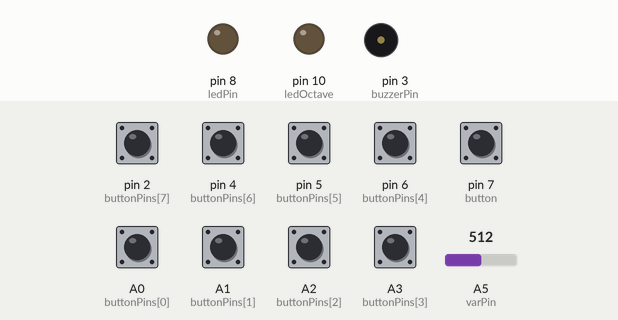
A sketch run on a simulated Arduino Uno, built with avr-gcc and run on an emulated ATmega328P. Parts: output pins drawn as LEDs (lit = HIGH), buzzer (waves = sounding). The inputs (shaded band) are chosen by the test bench; at power-on: A0 (buttonPins[0]), A1 (buttonPins[1]), A2 (buttonPins[2]), A3 (buttonPins[3]), pin 2 (buttonPins[7]), pin 4 (buttonPins[6]), pin 5 (buttonPins[5]), pin 6 (buttonPins[4]), pin 7 (button) HIGH, A5 (varPin) = 512.

Above: at 1.2 s.
1.3 s: pin 2 (buttonPins[7]) pulled LOW for 0.15 s
At 1.58 s:
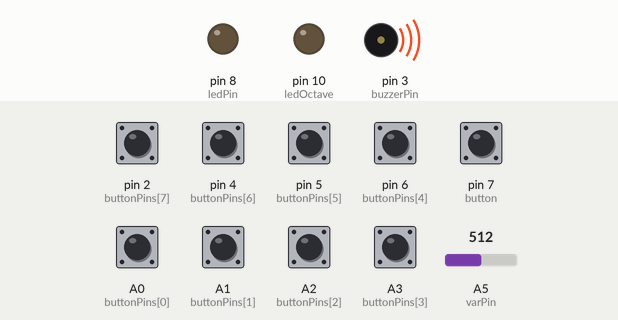
3.2 s: pin 7 (button) pulled LOW for 0.15 s
At 4.4 s:
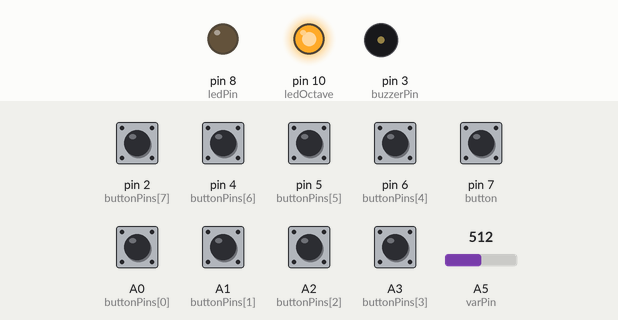
4.8 s: pin 4 (buttonPins[6]) pulled LOW for 0.15 s
At 5.08 s:
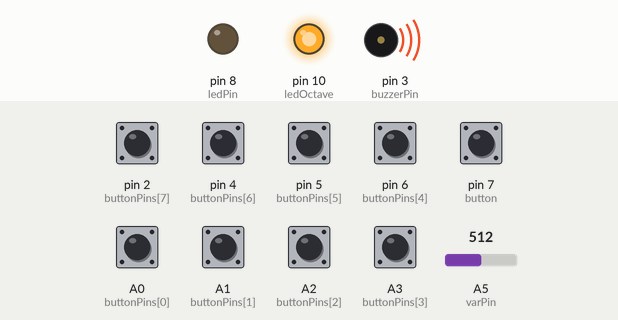
6.6 s: pin 7 (button) pulled LOW for 1 s
At 7.0 s:
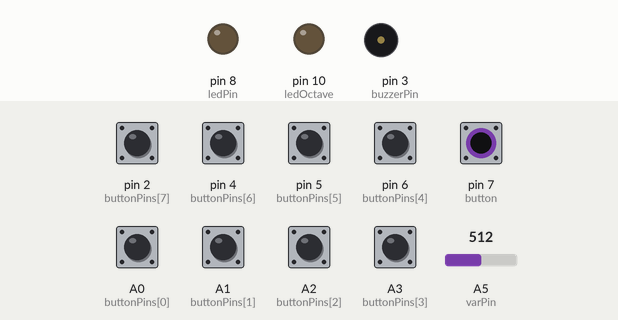
Timing chart, 0 to 9.6 s (numbered marks = the images above; inputs shaded):
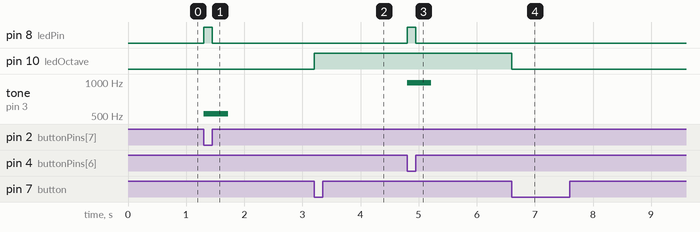

The sketch:

mechanicalPiano.ino
```cpp
#include <Arduino.h>

// Musical notes and their corresponding frequencies (Hz)
const int nC4 = 262;
const int nD4 = 294;
const int nE4 = 330;
const int nF4 = 349;
const int nG4 = 392;
const int nA4 = 440;
const int nB4 = 494;
const int nC5 = 523;

// Pin assignments for buttoms, LEDs, and buzzer
// MAKE SURE TO FILL IN THE BUTTON AND LED PIN ARRAYS WITH THE CORRECT PIN NUMBERS
const int buttonPins[] = {A0, A1, A2, A3, 6, 5, 4, 2};
const int notes[] = {nC4, nD4, nE4, nF4, nG4, nA4, nB4, nC5};

const int ledPin = 8;
const int varPin = A5;
const int buzzerPin = 3;
int noteDuration = 0;
int length = 0;

const int ledOctave = 10;
const int button = 7;
bool octave = false;

void setup() {
    // Iterates over the provided lists and initialises the pins for input/output
    length = sizeof(buttonPins) / sizeof(buttonPins[0]);
    for (int i = 0; i < length; i++) {
        pinMode(buttonPins[i], INPUT_PULLUP);
    }

    pinMode(ledPin, OUTPUT);
    digitalWrite(ledPin, LOW);

    pinMode(button, INPUT_PULLUP);

    pinMode(ledOctave, OUTPUT);
    digitalWrite(ledOctave, LOW);

    pinMode(buzzerPin, OUTPUT);
    pinMode(varPin, INPUT);

    // varPin connection
    Serial.begin(9600);
}

void loop() {
    noteDuration = map(analogRead(varPin), 0, 1023, 50, 500);

    // Iterates over the provided lists and checks if a key is pressed
    bool buttonPressed = false;
    for (int i = 0; i < length; i++) {
        // Plays the corresponding note when a key is pressed.
        if (digitalRead(buttonPins[i]) == LOW) {
            if (octave) {
                tone(buzzerPin, notes[i] * 2, noteDuration);
            } else {
                tone(buzzerPin, notes[i], noteDuration);
            }
            buttonPressed = true;
        }
    }

    if (digitalRead(button) == LOW) {
        octave = !octave; // Toggles the octave state when the button is pressed
        if (octave) {
            digitalWrite(ledOctave, HIGH);
        } else {
            digitalWrite(ledOctave, LOW);
        }

        while (digitalRead(button) == LOW) {
        }
    }

    // D8 is the only LED output and stays on while any key is pressed.
    if (buttonPressed) {
        digitalWrite(ledPin, HIGH);
    } else {
        digitalWrite(ledPin, LOW);
    }

}
```

Measured:
- after the input at 1.3 s, pin 8 (ledPin): LOW → HIGH at once, → LOW 0.15 s later; tone on pin 3 (buzzerPin): silent → 523 Hz at once, → silent 0.42 s later
- after the input at 3.2 s, pin 10 (ledOctave): LOW → HIGH at once
- after the input at 4.8 s, pin 8 (ledPin): LOW → HIGH at once, → LOW 0.15 s later; tone on pin 3 (buzzerPin): silent → 988 Hz at once, → silent 0.42 s later
- after the input at 6.6 s, pin 10 (ledOctave): HIGH → LOW at once
